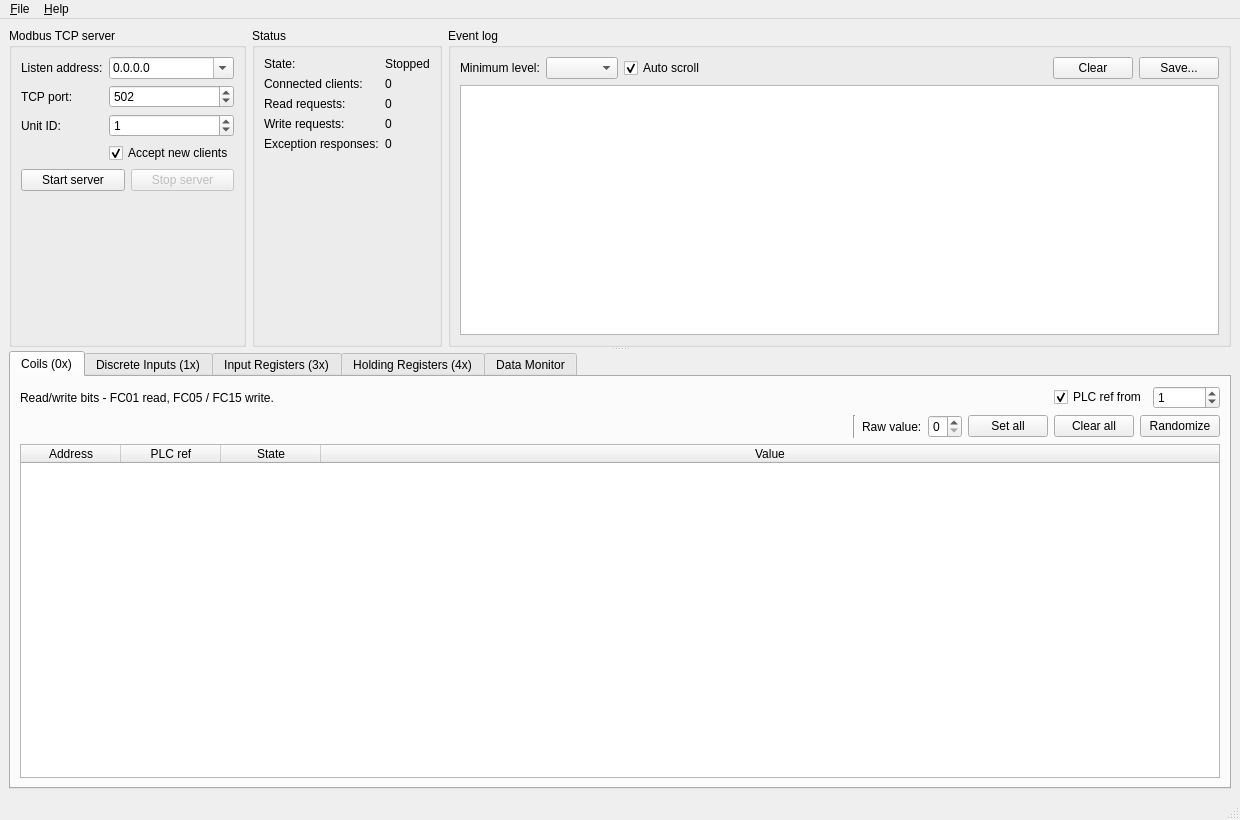
<?xml version="1.0" encoding="UTF-8"?>
<ui version="4.0">
 <class>MainWindow</class>
 <widget class="QMainWindow" name="MainWindow">
  <property name="geometry">
   <rect>
    <x>0</x>
    <y>0</y>
    <width>1240</width>
    <height>820</height>
   </rect>
  </property>
  <property name="minimumSize">
   <size>
    <width>1000</width>
    <height>640</height>
   </size>
  </property>
  <property name="windowTitle">
   <string>Modbus TCP Server Demo</string>
  </property>
  <widget class="QWidget" name="centralwidget">
   <layout class="QVBoxLayout" name="centralLayout">
    <item>
     <widget class="QSplitter" name="mainSplitter">
      <property name="orientation">
       <enum>Qt::Vertical</enum>
      </property>
      <property name="childrenCollapsible">
       <bool>false</bool>
      </property>
      <widget class="QWidget" name="topWidget" native="true">
       <layout class="QHBoxLayout" name="topLayout">
        <property name="leftMargin">
         <number>0</number>
        </property>
        <property name="topMargin">
         <number>0</number>
        </property>
        <property name="rightMargin">
         <number>0</number>
        </property>
        <property name="bottomMargin">
         <number>0</number>
        </property>
        <item>
         <widget class="QGroupBox" name="serverGroup">
          <property name="sizePolicy">
           <sizepolicy hsizetype="Preferred" vsizetype="Preferred">
            <horstretch>0</horstretch>
            <verstretch>0</verstretch>
           </sizepolicy>
          </property>
          <property name="title">
           <string>Modbus TCP server</string>
          </property>
          <layout class="QFormLayout" name="serverFormLayout">
           <item row="0" column="0">
            <widget class="QLabel" name="addressLabel">
             <property name="text">
              <string>Listen address:</string>
             </property>
            </widget>
           </item>
           <item row="0" column="1">
            <widget class="QComboBox" name="addressCombo">
             <property name="editable">
              <bool>true</bool>
             </property>
             <property name="toolTip">
              <string>0.0.0.0 listens on every network interface. Only numeric IPv4 addresses are accepted.</string>
             </property>
             <item>
              <property name="text">
               <string>0.0.0.0</string>
              </property>
             </item>
             <item>
              <property name="text">
               <string>127.0.0.1</string>
              </property>
             </item>
            </widget>
           </item>
           <item row="1" column="0">
            <widget class="QLabel" name="portLabel">
             <property name="text">
              <string>TCP port:</string>
             </property>
            </widget>
           </item>
           <item row="1" column="1">
            <widget class="QSpinBox" name="portSpin">
             <property name="minimum">
              <number>1</number>
             </property>
             <property name="maximum">
              <number>65535</number>
             </property>
             <property name="value">
              <number>502</number>
             </property>
            </widget>
           </item>
           <item row="2" column="0">
            <widget class="QLabel" name="unitIdLabel">
             <property name="text">
              <string>Unit ID:</string>
             </property>
            </widget>
           </item>
           <item row="2" column="1">
            <widget class="QSpinBox" name="unitIdSpin">
             <property name="toolTip">
              <string>Modbus server address (unit identifier). Qt silently drops every request that carries a different unit id, so the client must use exactly this value.</string>
             </property>
             <property name="maximum">
              <number>255</number>
             </property>
             <property name="value">
              <number>1</number>
             </property>
            </widget>
           </item>
           <item row="3" column="1">
            <widget class="QCheckBox" name="acceptConnectionsCheck">
             <property name="toolTip">
              <string>When unchecked, incoming TCP connections are refused. Clients already connected stay.</string>
             </property>
             <property name="text">
              <string>Accept new clients</string>
             </property>
             <property name="checked">
              <bool>true</bool>
             </property>
            </widget>
           </item>
           <item row="4" column="0" colspan="2">
            <layout class="QHBoxLayout" name="serverButtonLayout">
             <item>
              <widget class="QPushButton" name="startButton">
               <property name="text">
                <string>Start server</string>
               </property>
              </widget>
             </item>
             <item>
              <widget class="QPushButton" name="stopButton">
               <property name="enabled">
                <bool>false</bool>
               </property>
               <property name="text">
                <string>Stop server</string>
               </property>
              </widget>
             </item>
            </layout>
           </item>
          </layout>
         </widget>
        </item>
        <item>
         <widget class="QGroupBox" name="statusGroup">
          <property name="sizePolicy">
           <sizepolicy hsizetype="Preferred" vsizetype="Preferred">
            <horstretch>0</horstretch>
            <verstretch>0</verstretch>
           </sizepolicy>
          </property>
          <property name="title">
           <string>Status</string>
          </property>
          <layout class="QFormLayout" name="statusFormLayout">
           <item row="0" column="0">
            <widget class="QLabel" name="stateCaptionLabel">
             <property name="text">
              <string>State:</string>
             </property>
            </widget>
           </item>
           <item row="0" column="1">
            <widget class="QLabel" name="stateValueLabel">
             <property name="text">
              <string>Stopped</string>
             </property>
            </widget>
           </item>
           <item row="1" column="0">
            <widget class="QLabel" name="clientsCaptionLabel">
             <property name="text">
              <string>Connected clients:</string>
             </property>
            </widget>
           </item>
           <item row="1" column="1">
            <widget class="QLabel" name="clientsValueLabel">
             <property name="text">
              <string>0</string>
             </property>
            </widget>
           </item>
           <item row="2" column="0">
            <widget class="QLabel" name="readsCaptionLabel">
             <property name="text">
              <string>Read requests:</string>
             </property>
            </widget>
           </item>
           <item row="2" column="1">
            <widget class="QLabel" name="readsValueLabel">
             <property name="text">
              <string>0</string>
             </property>
            </widget>
           </item>
           <item row="3" column="0">
            <widget class="QLabel" name="writesCaptionLabel">
             <property name="text">
              <string>Write requests:</string>
             </property>
            </widget>
           </item>
           <item row="3" column="1">
            <widget class="QLabel" name="writesValueLabel">
             <property name="text">
              <string>0</string>
             </property>
            </widget>
           </item>
           <item row="4" column="0">
            <widget class="QLabel" name="exceptionsCaptionLabel">
             <property name="text">
              <string>Exception responses:</string>
             </property>
            </widget>
           </item>
           <item row="4" column="1">
            <widget class="QLabel" name="exceptionsValueLabel">
             <property name="text">
              <string>0</string>
             </property>
            </widget>
           </item>
          </layout>
         </widget>
        </item>
        <item>
         <widget class="QGroupBox" name="logGroup">
          <property name="sizePolicy">
           <sizepolicy hsizetype="Expanding" vsizetype="Preferred">
            <horstretch>1</horstretch>
            <verstretch>0</verstretch>
           </sizepolicy>
          </property>
          <property name="title">
           <string>Event log</string>
          </property>
          <layout class="QVBoxLayout" name="logLayout">
           <item>
            <layout class="QHBoxLayout" name="logToolLayout">
             <item>
              <widget class="QLabel" name="logLevelLabel">
               <property name="text">
                <string>Minimum level:</string>
               </property>
              </widget>
             </item>
             <item>
              <widget class="QComboBox" name="logLevelCombo">
               <property name="toolTip">
                <string>Messages below this level are dropped in the worker thread. Select Debug to also see read requests.</string>
               </property>
              </widget>
             </item>
             <item>
              <widget class="QCheckBox" name="autoScrollCheck">
               <property name="text">
                <string>Auto scroll</string>
               </property>
               <property name="checked">
                <bool>true</bool>
               </property>
              </widget>
             </item>
             <item>
              <spacer name="logToolSpacer">
               <property name="orientation">
                <enum>Qt::Horizontal</enum>
               </property>
               <property name="sizeHint" stdset="0">
                <size>
                 <width>40</width>
                 <height>20</height>
                </size>
               </property>
              </spacer>
             </item>
             <item>
              <widget class="QPushButton" name="clearLogButton">
               <property name="text">
                <string>Clear</string>
               </property>
              </widget>
             </item>
             <item>
              <widget class="QPushButton" name="saveLogButton">
               <property name="text">
                <string>Save...</string>
               </property>
              </widget>
             </item>
            </layout>
           </item>
           <item>
            <widget class="QPlainTextEdit" name="logView">
             <property name="minimumSize">
              <size>
               <width>0</width>
               <height>120</height>
              </size>
             </property>
             <property name="font">
              <font>
               <family>Consolas</family>
              </font>
             </property>
             <property name="readOnly">
              <bool>true</bool>
             </property>
             <property name="lineWrapMode">
              <enum>QPlainTextEdit::NoWrap</enum>
             </property>
             <property name="maximumBlockCount">
              <number>5000</number>
             </property>
            </widget>
           </item>
          </layout>
         </widget>
        </item>
       </layout>
      </widget>
      <widget class="QTabWidget" name="areaTabs">
       <property name="currentIndex">
        <number>0</number>
       </property>
       <widget class="QWidget" name="coilsTab">
        <attribute name="title">
         <string>Coils (0x)</string>
        </attribute>
        <layout class="QVBoxLayout" name="coilsTabLayout">
         <item>
          <layout class="QHBoxLayout" name="coilsInfoLayout">
           <item>
            <widget class="QLabel" name="coilsInfoLabel">
             <property name="text">
              <string>Read/write bits - FC01 read, FC05 / FC15 write.</string>
             </property>
            </widget>
           </item>
           <item>
            <spacer name="coilsInfoSpacer">
             <property name="orientation">
              <enum>Qt::Horizontal</enum>
             </property>
             <property name="sizeHint" stdset="0">
              <size>
               <width>40</width>
               <height>20</height>
              </size>
             </property>
            </spacer>
           </item>
           <item>
            <widget class="QCheckBox" name="coilsPlcRefCheck">
             <property name="toolTip">
              <string>Show the PLC reference column and choose the number the area starts at.</string>
             </property>
             <property name="text">
              <string>PLC ref from</string>
             </property>
             <property name="checked">
              <bool>true</bool>
             </property>
            </widget>
           </item>
           <item>
            <widget class="QSpinBox" name="coilsPlcBaseSpin">
             <property name="maximum">
              <number>999999</number>
             </property>
             <property name="value">
              <number>1</number>
             </property>
            </widget>
           </item>
          </layout>
         </item>
         <item>
          <layout class="QHBoxLayout" name="coilsToolLayout">
           <item>
            <spacer name="coilsToolSpacer">
             <property name="orientation">
              <enum>Qt::Horizontal</enum>
             </property>
             <property name="sizeHint" stdset="0">
              <size>
               <width>40</width>
               <height>20</height>
              </size>
             </property>
            </spacer>
           </item>
           <item>
            <widget class="Line" name="coilsToolLine">
             <property name="orientation">
              <enum>Qt::Vertical</enum>
             </property>
            </widget>
           </item>
           <item>
            <widget class="QLabel" name="coilsFillLabel">
             <property name="text">
              <string>Raw value:</string>
             </property>
            </widget>
           </item>
           <item>
            <widget class="QSpinBox" name="coilsFillSpin">
             <property name="maximum">
              <number>1</number>
             </property>
            </widget>
           </item>
           <item>
            <widget class="QPushButton" name="coilsFillButton">
             <property name="text">
              <string>Set all</string>
             </property>
            </widget>
           </item>
           <item>
            <widget class="QPushButton" name="coilsClearButton">
             <property name="text">
              <string>Clear all</string>
             </property>
            </widget>
           </item>
           <item>
            <widget class="QPushButton" name="coilsRandomButton">
             <property name="text">
              <string>Randomize</string>
             </property>
            </widget>
           </item>
          </layout>
         </item>
         <item>
          <widget class="QTableWidget" name="coilsTable">
           <property name="alternatingRowColors">
            <bool>true</bool>
           </property>
           <property name="selectionBehavior">
            <enum>QAbstractItemView::SelectRows</enum>
           </property>
           <attribute name="horizontalHeaderStretchLastSection">
            <bool>true</bool>
           </attribute>
           <attribute name="verticalHeaderVisible">
            <bool>false</bool>
           </attribute>
           <column>
            <property name="text">
             <string>Address</string>
            </property>
           </column>
           <column>
            <property name="text">
             <string>PLC ref</string>
            </property>
           </column>
           <column>
            <property name="text">
             <string>State</string>
            </property>
           </column>
           <column>
            <property name="text">
             <string>Value</string>
            </property>
           </column>
          </widget>
         </item>
        </layout>
       </widget>
       <widget class="QWidget" name="discreteInputsTab">
        <attribute name="title">
         <string>Discrete Inputs (1x)</string>
        </attribute>
        <layout class="QVBoxLayout" name="discreteInputsTabLayout">
         <item>
          <layout class="QHBoxLayout" name="discreteInputsInfoLayout">
           <item>
            <widget class="QLabel" name="discreteInputsInfoLabel">
             <property name="text">
              <string>Read only bits for the client - FC02. Edit them here to simulate field inputs.</string>
             </property>
            </widget>
           </item>
           <item>
            <spacer name="discreteInputsInfoSpacer">
             <property name="orientation">
              <enum>Qt::Horizontal</enum>
             </property>
             <property name="sizeHint" stdset="0">
              <size>
               <width>40</width>
               <height>20</height>
              </size>
             </property>
            </spacer>
           </item>
           <item>
            <widget class="QCheckBox" name="discreteInputsPlcRefCheck">
             <property name="toolTip">
              <string>Show the PLC reference column and choose the number the area starts at.</string>
             </property>
             <property name="text">
              <string>PLC ref from</string>
             </property>
             <property name="checked">
              <bool>true</bool>
             </property>
            </widget>
           </item>
           <item>
            <widget class="QSpinBox" name="discreteInputsPlcBaseSpin">
             <property name="maximum">
              <number>999999</number>
             </property>
             <property name="value">
              <number>10001</number>
             </property>
            </widget>
           </item>
          </layout>
         </item>
         <item>
          <layout class="QHBoxLayout" name="discreteInputsToolLayout">
           <item>
            <spacer name="discreteInputsToolSpacer">
             <property name="orientation">
              <enum>Qt::Horizontal</enum>
             </property>
             <property name="sizeHint" stdset="0">
              <size>
               <width>40</width>
               <height>20</height>
              </size>
             </property>
            </spacer>
           </item>
           <item>
            <widget class="Line" name="discreteInputsToolLine">
             <property name="orientation">
              <enum>Qt::Vertical</enum>
             </property>
            </widget>
           </item>
           <item>
            <widget class="QLabel" name="discreteInputsFillLabel">
             <property name="text">
              <string>Raw value:</string>
             </property>
            </widget>
           </item>
           <item>
            <widget class="QSpinBox" name="discreteInputsFillSpin">
             <property name="maximum">
              <number>1</number>
             </property>
            </widget>
           </item>
           <item>
            <widget class="QPushButton" name="discreteInputsFillButton">
             <property name="text">
              <string>Set all</string>
             </property>
            </widget>
           </item>
           <item>
            <widget class="QPushButton" name="discreteInputsClearButton">
             <property name="text">
              <string>Clear all</string>
             </property>
            </widget>
           </item>
           <item>
            <widget class="QPushButton" name="discreteInputsRandomButton">
             <property name="text">
              <string>Randomize</string>
             </property>
            </widget>
           </item>
          </layout>
         </item>
         <item>
          <widget class="QTableWidget" name="discreteInputsTable">
           <property name="alternatingRowColors">
            <bool>true</bool>
           </property>
           <property name="selectionBehavior">
            <enum>QAbstractItemView::SelectRows</enum>
           </property>
           <attribute name="horizontalHeaderStretchLastSection">
            <bool>true</bool>
           </attribute>
           <attribute name="verticalHeaderVisible">
            <bool>false</bool>
           </attribute>
           <column>
            <property name="text">
             <string>Address</string>
            </property>
           </column>
           <column>
            <property name="text">
             <string>PLC ref</string>
            </property>
           </column>
           <column>
            <property name="text">
             <string>State</string>
            </property>
           </column>
           <column>
            <property name="text">
             <string>Value</string>
            </property>
           </column>
          </widget>
         </item>
        </layout>
       </widget>
       <widget class="QWidget" name="inputRegistersTab">
        <attribute name="title">
         <string>Input Registers (3x)</string>
        </attribute>
        <layout class="QVBoxLayout" name="inputRegistersTabLayout">
         <item>
          <layout class="QHBoxLayout" name="inputRegistersInfoLayout">
           <item>
            <widget class="QLabel" name="inputRegistersInfoLabel">
             <property name="text">
              <string>Read only words for the client - FC04. Edit them here to simulate measurements.</string>
             </property>
            </widget>
           </item>
           <item>
            <spacer name="inputRegistersInfoSpacer">
             <property name="orientation">
              <enum>Qt::Horizontal</enum>
             </property>
             <property name="sizeHint" stdset="0">
              <size>
               <width>40</width>
               <height>20</height>
              </size>
             </property>
            </spacer>
           </item>
           <item>
            <widget class="QCheckBox" name="inputRegistersPlcRefCheck">
             <property name="toolTip">
              <string>Show the PLC reference column and choose the number the area starts at.</string>
             </property>
             <property name="text">
              <string>PLC ref from</string>
             </property>
             <property name="checked">
              <bool>true</bool>
             </property>
            </widget>
           </item>
           <item>
            <widget class="QSpinBox" name="inputRegistersPlcBaseSpin">
             <property name="maximum">
              <number>999999</number>
             </property>
             <property name="value">
              <number>30001</number>
             </property>
            </widget>
           </item>
          </layout>
         </item>
         <item>
          <layout class="QHBoxLayout" name="inputRegistersToolLayout">
           <item>
            <widget class="QLabel" name="inputRegistersFormatLabel">
             <property name="text">
              <string>Display:</string>
             </property>
            </widget>
           </item>
           <item>
            <widget class="QComboBox" name="inputRegistersFormatCombo">
             <property name="toolTip">
              <string>How the Value column shows and accepts data. A 32 or 64 bit format groups consecutive registers into one row.</string>
             </property>
            </widget>
           </item>
           <item>
            <widget class="QComboBox" name="inputRegistersOrderCombo">
             <property name="toolTip">
              <string>Byte order used for formats that span more than one register.</string>
             </property>
            </widget>
           </item>
           <item>
            <spacer name="inputRegistersToolSpacer">
             <property name="orientation">
              <enum>Qt::Horizontal</enum>
             </property>
             <property name="sizeHint" stdset="0">
              <size>
               <width>40</width>
               <height>20</height>
              </size>
             </property>
            </spacer>
           </item>
           <item>
            <widget class="Line" name="inputRegistersToolLine">
             <property name="orientation">
              <enum>Qt::Vertical</enum>
             </property>
            </widget>
           </item>
           <item>
            <widget class="QLabel" name="inputRegistersFillLabel">
             <property name="text">
              <string>Raw value:</string>
             </property>
            </widget>
           </item>
           <item>
            <widget class="QSpinBox" name="inputRegistersFillSpin">
             <property name="maximum">
              <number>65535</number>
             </property>
            </widget>
           </item>
           <item>
            <widget class="QPushButton" name="inputRegistersFillButton">
             <property name="text">
              <string>Set all</string>
             </property>
            </widget>
           </item>
           <item>
            <widget class="QPushButton" name="inputRegistersClearButton">
             <property name="text">
              <string>Clear all</string>
             </property>
            </widget>
           </item>
           <item>
            <widget class="QPushButton" name="inputRegistersRandomButton">
             <property name="text">
              <string>Randomize</string>
             </property>
            </widget>
           </item>
          </layout>
         </item>
         <item>
          <widget class="QTableWidget" name="inputRegistersTable">
           <property name="alternatingRowColors">
            <bool>true</bool>
           </property>
           <property name="selectionBehavior">
            <enum>QAbstractItemView::SelectRows</enum>
           </property>
           <attribute name="horizontalHeaderStretchLastSection">
            <bool>true</bool>
           </attribute>
           <attribute name="verticalHeaderVisible">
            <bool>false</bool>
           </attribute>
           <column>
            <property name="text">
             <string>Address</string>
            </property>
           </column>
           <column>
            <property name="text">
             <string>PLC ref</string>
            </property>
           </column>
           <column>
            <property name="text">
             <string>Value</string>
            </property>
           </column>
           <column>
            <property name="text">
             <string>Raw</string>
            </property>
           </column>
          </widget>
         </item>
        </layout>
       </widget>
       <widget class="QWidget" name="holdingRegistersTab">
        <attribute name="title">
         <string>Holding Registers (4x)</string>
        </attribute>
        <layout class="QVBoxLayout" name="holdingRegistersTabLayout">
         <item>
          <layout class="QHBoxLayout" name="holdingRegistersInfoLayout">
           <item>
            <widget class="QLabel" name="holdingRegistersInfoLabel">
             <property name="text">
              <string>Read/write words - FC03 read, FC06 / FC16 write.</string>
             </property>
            </widget>
           </item>
           <item>
            <spacer name="holdingRegistersInfoSpacer">
             <property name="orientation">
              <enum>Qt::Horizontal</enum>
             </property>
             <property name="sizeHint" stdset="0">
              <size>
               <width>40</width>
               <height>20</height>
              </size>
             </property>
            </spacer>
           </item>
           <item>
            <widget class="QCheckBox" name="holdingRegistersPlcRefCheck">
             <property name="toolTip">
              <string>Show the PLC reference column and choose the number the area starts at.</string>
             </property>
             <property name="text">
              <string>PLC ref from</string>
             </property>
             <property name="checked">
              <bool>true</bool>
             </property>
            </widget>
           </item>
           <item>
            <widget class="QSpinBox" name="holdingRegistersPlcBaseSpin">
             <property name="maximum">
              <number>999999</number>
             </property>
             <property name="value">
              <number>40001</number>
             </property>
            </widget>
           </item>
          </layout>
         </item>
         <item>
          <layout class="QHBoxLayout" name="holdingRegistersToolLayout">
           <item>
            <widget class="QLabel" name="holdingRegistersFormatLabel">
             <property name="text">
              <string>Display:</string>
             </property>
            </widget>
           </item>
           <item>
            <widget class="QComboBox" name="holdingRegistersFormatCombo">
             <property name="toolTip">
              <string>How the Value column shows and accepts data. A 32 or 64 bit format groups consecutive registers into one row.</string>
             </property>
            </widget>
           </item>
           <item>
            <widget class="QComboBox" name="holdingRegistersOrderCombo">
             <property name="toolTip">
              <string>Byte order used for formats that span more than one register.</string>
             </property>
            </widget>
           </item>
           <item>
            <spacer name="holdingRegistersToolSpacer">
             <property name="orientation">
              <enum>Qt::Horizontal</enum>
             </property>
             <property name="sizeHint" stdset="0">
              <size>
               <width>40</width>
               <height>20</height>
              </size>
             </property>
            </spacer>
           </item>
           <item>
            <widget class="Line" name="holdingRegistersToolLine">
             <property name="orientation">
              <enum>Qt::Vertical</enum>
             </property>
            </widget>
           </item>
           <item>
            <widget class="QLabel" name="holdingRegistersFillLabel">
             <property name="text">
              <string>Raw value:</string>
             </property>
            </widget>
           </item>
           <item>
            <widget class="QSpinBox" name="holdingRegistersFillSpin">
             <property name="maximum">
              <number>65535</number>
             </property>
            </widget>
           </item>
           <item>
            <widget class="QPushButton" name="holdingRegistersFillButton">
             <property name="text">
              <string>Set all</string>
             </property>
            </widget>
           </item>
           <item>
            <widget class="QPushButton" name="holdingRegistersClearButton">
             <property name="text">
              <string>Clear all</string>
             </property>
            </widget>
           </item>
           <item>
            <widget class="QPushButton" name="holdingRegistersRandomButton">
             <property name="text">
              <string>Randomize</string>
             </property>
            </widget>
           </item>
          </layout>
         </item>
         <item>
          <widget class="QTableWidget" name="holdingRegistersTable">
           <property name="alternatingRowColors">
            <bool>true</bool>
           </property>
           <property name="selectionBehavior">
            <enum>QAbstractItemView::SelectRows</enum>
           </property>
           <attribute name="horizontalHeaderStretchLastSection">
            <bool>true</bool>
           </attribute>
           <attribute name="verticalHeaderVisible">
            <bool>false</bool>
           </attribute>
           <column>
            <property name="text">
             <string>Address</string>
            </property>
           </column>
           <column>
            <property name="text">
             <string>PLC ref</string>
            </property>
           </column>
           <column>
            <property name="text">
             <string>Value</string>
            </property>
           </column>
           <column>
            <property name="text">
             <string>Raw</string>
            </property>
           </column>
          </widget>
         </item>
        </layout>
       </widget>
       <widget class="QWidget" name="monitorTab">
        <attribute name="title">
         <string>Data Monitor</string>
        </attribute>
        <layout class="QVBoxLayout" name="monitorTabLayout">
         <item>
          <widget class="QGroupBox" name="monitorDefinitionGroup">
           <property name="title">
            <string>Watch list - pick individual addresses and follow them as typed values</string>
           </property>
           <layout class="QGridLayout" name="monitorDefinitionLayout">
            <item row="0" column="0">
             <widget class="QLabel" name="monitorNameLabel">
              <property name="text">
               <string>Name</string>
              </property>
             </widget>
            </item>
            <item row="0" column="1">
             <widget class="QLabel" name="monitorAreaLabel">
              <property name="text">
               <string>Area</string>
              </property>
             </widget>
            </item>
            <item row="0" column="2">
             <widget class="QLabel" name="monitorAddressLabel">
              <property name="text">
               <string>Start address</string>
              </property>
             </widget>
            </item>
            <item row="0" column="3">
             <widget class="QLabel" name="monitorTypeLabel">
              <property name="text">
               <string>Data type</string>
              </property>
             </widget>
            </item>
            <item row="0" column="4">
             <widget class="QLabel" name="monitorOrderLabel">
              <property name="text">
               <string>Byte order</string>
              </property>
             </widget>
            </item>
            <item row="0" column="5">
             <widget class="QLabel" name="monitorLengthLabel">
              <property name="text">
               <string>Registers</string>
              </property>
             </widget>
            </item>
            <item row="1" column="0">
             <widget class="QLineEdit" name="monitorNameEdit">
              <property name="placeholderText">
               <string>e.g. Temperature</string>
              </property>
             </widget>
            </item>
            <item row="1" column="1">
             <widget class="QComboBox" name="monitorAreaCombo"/>
            </item>
            <item row="1" column="2">
             <widget class="QSpinBox" name="monitorAddressSpin">
              <property name="maximum">
               <number>65535</number>
              </property>
             </widget>
            </item>
            <item row="1" column="3">
             <widget class="QComboBox" name="monitorTypeCombo"/>
            </item>
            <item row="1" column="4">
             <widget class="QComboBox" name="monitorOrderCombo">
              <property name="toolTip">
               <string>How a multi register value is laid out. CDAB (word swapped) is what most PLCs use for 32 bit values.</string>
              </property>
             </widget>
            </item>
            <item row="1" column="5">
             <widget class="QSpinBox" name="monitorLengthSpin">
              <property name="toolTip">
               <string>Only used by ASCII text: 2 characters per register.</string>
              </property>
              <property name="minimum">
               <number>1</number>
              </property>
              <property name="maximum">
               <number>64</number>
              </property>
             </widget>
            </item>
            <item row="2" column="0" colspan="6">
             <layout class="QHBoxLayout" name="monitorButtonLayout">
              <item>
               <widget class="QPushButton" name="monitorAddButton">
                <property name="text">
                 <string>Add value</string>
                </property>
               </widget>
              </item>
              <item>
               <widget class="QPushButton" name="monitorRemoveButton">
                <property name="text">
                 <string>Remove selected</string>
                </property>
               </widget>
              </item>
              <item>
               <widget class="QPushButton" name="monitorClearButton">
                <property name="text">
                 <string>Remove all</string>
                </property>
               </widget>
              </item>
              <item>
               <spacer name="monitorButtonSpacer">
                <property name="orientation">
                 <enum>Qt::Horizontal</enum>
                </property>
                <property name="sizeHint" stdset="0">
                 <size>
                  <width>40</width>
                  <height>20</height>
                 </size>
                </property>
               </spacer>
              </item>
              <item>
               <widget class="QPushButton" name="monitorWriteButton">
                <property name="toolTip">
                 <string>Encodes the text in the &quot;Write value&quot; column and stores it in the selected rows.</string>
                </property>
                <property name="text">
                 <string>Write selected</string>
                </property>
               </widget>
              </item>
             </layout>
            </item>
           </layout>
          </widget>
         </item>
         <item>
          <widget class="QTableWidget" name="monitorTable">
           <property name="alternatingRowColors">
            <bool>true</bool>
           </property>
           <property name="selectionBehavior">
            <enum>QAbstractItemView::SelectRows</enum>
           </property>
           <attribute name="horizontalHeaderStretchLastSection">
            <bool>true</bool>
           </attribute>
           <attribute name="verticalHeaderVisible">
            <bool>false</bool>
           </attribute>
           <column>
            <property name="text">
             <string>Name</string>
            </property>
           </column>
           <column>
            <property name="text">
             <string>Area</string>
            </property>
           </column>
           <column>
            <property name="text">
             <string>Address</string>
            </property>
           </column>
           <column>
            <property name="text">
             <string>Data type</string>
            </property>
           </column>
           <column>
            <property name="text">
             <string>Byte order</string>
            </property>
           </column>
           <column>
            <property name="text">
             <string>Registers</string>
            </property>
           </column>
           <column>
            <property name="text">
             <string>Current value</string>
            </property>
           </column>
           <column>
            <property name="text">
             <string>Write value</string>
            </property>
           </column>
          </widget>
         </item>
        </layout>
       </widget>
      </widget>
     </widget>
    </item>
   </layout>
  </widget>
  <widget class="QMenuBar" name="menubar">
   <property name="geometry">
    <rect>
     <x>0</x>
     <y>0</y>
     <width>1240</width>
     <height>25</height>
    </rect>
   </property>
   <widget class="QMenu" name="menuFile">
    <property name="title">
     <string>&amp;File</string>
    </property>
    <addaction name="actionSaveLog"/>
    <addaction name="actionClearLog"/>
    <addaction name="separator"/>
    <addaction name="actionExit"/>
   </widget>
   <widget class="QMenu" name="menuHelp">
    <property name="title">
     <string>&amp;Help</string>
    </property>
    <addaction name="actionAbout"/>
    <addaction name="actionAboutQt"/>
   </widget>
   <addaction name="menuFile"/>
   <addaction name="menuHelp"/>
  </widget>
  <widget class="QStatusBar" name="statusbar"/>
  <action name="actionSaveLog">
   <property name="text">
    <string>&amp;Save log...</string>
   </property>
   <property name="shortcut">
    <string>Ctrl+S</string>
   </property>
  </action>
  <action name="actionClearLog">
   <property name="text">
    <string>&amp;Clear log</string>
   </property>
  </action>
  <action name="actionExit">
   <property name="text">
    <string>E&amp;xit</string>
   </property>
   <property name="shortcut">
    <string>Ctrl+Q</string>
   </property>
  </action>
  <action name="actionAbout">
   <property name="text">
    <string>&amp;About this demo</string>
   </property>
  </action>
  <action name="actionAboutQt">
   <property name="text">
    <string>About &amp;Qt</string>
   </property>
  </action>
 </widget>
 <resources/>
 <connections/>
</ui>
